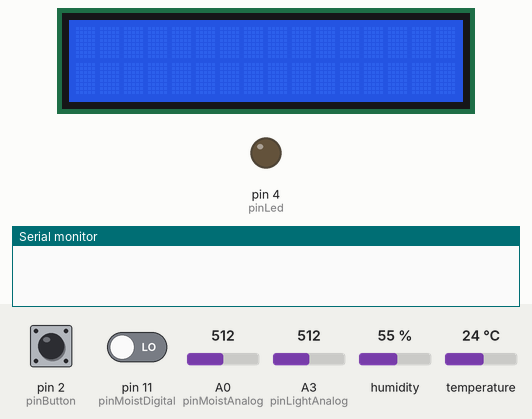
The program below on a simulated Arduino Uno, built with avr-gcc and run on an emulated ATmega328P. Parts: 16×2 character LCD, output pins drawn as LEDs (lit = HIGH), the last lines printed to the serial monitor. The test bench sets the inputs (shaded band); at power-on: pin 2 (pinButton) LOW, pin 11 (pinMoistDigital) LOW, A0 (pinMoistAnalog) = 512, A3 (pinLightAnalog) = 512, humidity 55 %, temperature 24 °C.

Above: at 1.2 s.
1.3 s: pin 2 (pinButton) pulled HIGH for 0.15 s
At 2.5 s:
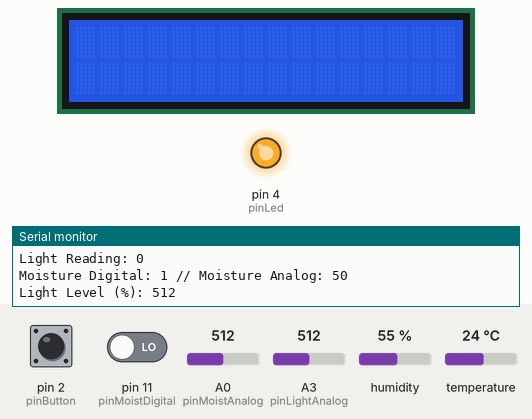
2.9 s: pin 2 (pinButton) pulled HIGH for 1 s
At 3.7 s:
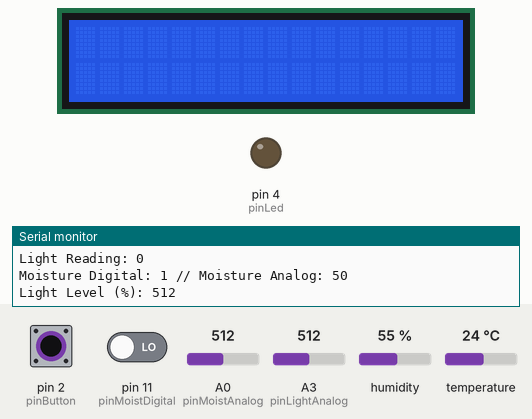
5.4 s: pin 2 (pinButton) pulled HIGH for 3.2 s
At 6.8 s:
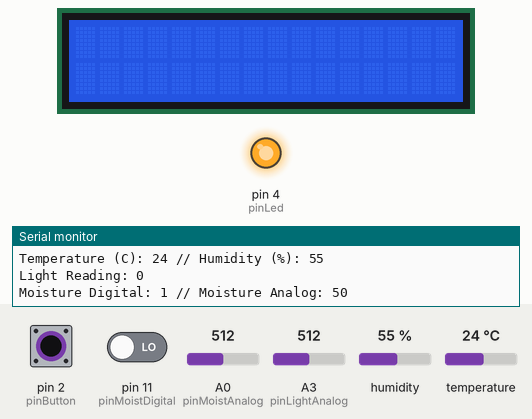
10.1 s: pin 2 (pinButton) driven HIGH and pin 11 (pinMoistDigital) driven HIGH
At 10.4 s:
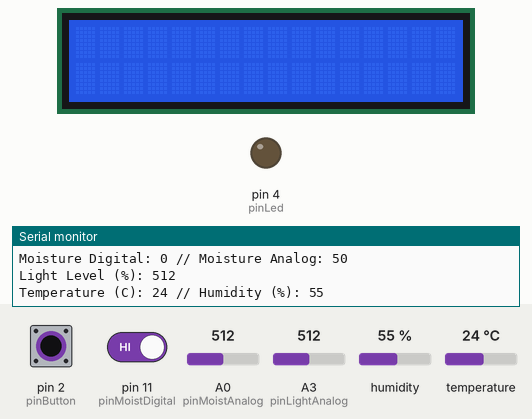
13.1 s: A0 (pinMoistAnalog) set to 913
14.6 s: A0 (pinMoistAnalog) set to 949
Timing chart, 0 to 17.6 s (numbered marks = the images above; inputs shaded):
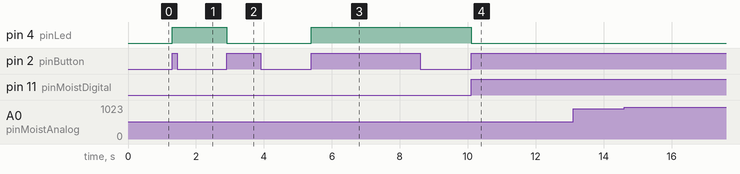

The program:

main.cpp
```cpp
#include <Wire.h>
#include <LiquidCrystal_I2C.h>
#include <Arduino.h>
#include <dht11.h>

/*initialize devices instance*/
dht11 DHT;
LiquidCrystal_I2C lcd(0x27,16,2);  // set the LCD address to 0x27 for a 16 chars and 2 line display

/***pin setup***/
const int pinButton = 2;
const int pinLed = 4;
const int pinTemp = 12;
const int pinLight = 13;
const int pinMoistDigital = 11;
const int pinMoistAnalog = A0;
const int pinLightAnalog = A3;

/*setp variable*/
char array1[]=" Start  ";  //the string to print on the LCD
char array2[]=" ";  //the string to print on the LCD
int tim = 250;  //the value of delay time
int buttonState = 0;
int lastButtonState = 0;
int pinState = 0;
float humidity = 0;
float temperature = 0;
int moistDO = 0;
int moistAO = 0;
int lightAO = 0;


/*********************************************************/
void setup()
{
  pinMode(pinButton, INPUT);
  pinMode(pinLed, OUTPUT);
  pinMode(pinLight, INPUT);
  pinMode(pinMoistAnalog, INPUT);
  pinMode(pinMoistDigital, INPUT);

  lcd.init();  //initialize the lcd
  lcd.backlight();  //open the backlight
  Serial.begin(9600);
}


/******************************************************** */
void loop()
{
    lastButtonState = buttonState;
    buttonState = digitalRead(pinButton);
    if (buttonState == HIGH && buttonState != lastButtonState){
      if (pinState == 0){
        digitalWrite(pinLed, HIGH);
        Serial.println("Button Toggle ON");
        pinState = 1;
      } else if (pinState == 1){
        digitalWrite(pinLed, LOW);
        Serial.println("Button Toggle OFF");
        pinState = 0;
      }
      lastButtonState = buttonState;
    }

  if (lastButtonState == HIGH){
    // DHT11 Read, Temperature, Humidity
    int dhtRead = DHT.read(pinTemp);
    Serial.println((String)"Temperature (C): " + DHT.temperature + " // Humidity (%): " + DHT.humidity);

    //LM393 w/ Photodiode, High/Low
    int lmRead = digitalRead(pinTemp);
    Serial.println((String)"Light Reading: " + lmRead);

    //Moisture Sensor
    int moistDO = digitalRead(pinMoistDigital);
    moistDO = map(moistDO, 0, 1, 1, 0);
    int moistAO = analogRead(pinMoistAnalog);
    moistAO = map(moistAO, 0, 1024, 100, 0);
    Serial.println((String)"Moisture Digital: " + moistDO + " // Moisture Analog: " + moistAO);

    //TEMT6000 Analog Light Sensor
    int lightAO = analogRead(pinLightAnalog);
    Serial.println((String)"Light Level (%): " + lightAO);
    lightAO = map(lightAO, 0, 2014, 0, 100);

  }

    // lcd.setCursor(15,0);  // set the cursor to column 15, line 0
    // for (int positionCounter1 = 0; positionCounter1 < 26; positionCounter1++)
    // {
    //   lcd.scrollDisplayLeft();  //Scrolls the contents of the display one space to the left.
    //   lcd.print(array1[positionCounter1]);  // Print a message to the LCD.
    //   delay(tim);  //wait for 250 microseconds
    // }
    // lcd.clear();  //Clears the LCD screen and positions the cursor in the upper-left corner.
    // lcd.setCursor(15,1);  // set the cursor to column 15, line 1
    // for (int positionCounter = 0; positionCounter < 26; positionCounter++)
    // {
    //   lcd.scrollDisplayLeft();  //Scrolls the contents of the display one space to the left.
    //   lcd.print(array2[positionCounter]);  // Print a message to the LCD.
    //   delay(tim);  //wait for 250 microseconds
    // }
    // lcd.clear();  //Clears the LCD screen and positions the cursor in the upper-left corner.
}
/************************************************************/

// put function definitions here:
int myFunction(int x, int y) {
  return x + y;
}// include the library code
```

Measured:
- after the input at 1.3 s, pin 4 (pinLed): LOW → HIGH at once
- after the input at 2.9 s, pin 4 (pinLed): HIGH → LOW at once
- after the input at 5.4 s, pin 4 (pinLed): LOW → HIGH at once
- after the input at 10.1 s, pin 4 (pinLed): HIGH → LOW at once
